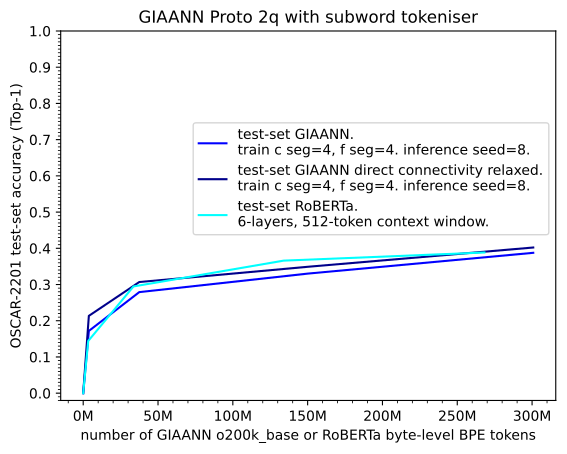

The Python source for this figure:
import matplotlib.pyplot as plt
import numpy as np
from matplotlib.ticker import AutoMinorLocator, FuncFormatter, MultipleLocator

x4 = np.array([0, 3778117, 37478755, 150184342, 300788029])
y4 = np.array([0, 0.1719163840689126, 0.27905393697863808, 0.33018453427065025, 0.38758075694942945])
x5 = np.array([0, 3778117, 37478755, 150184342, 300788029])
y5 = np.array([0, 0.21351085422906507, 0.306882596103864, 0.348994, 0.40220054951855246])

x6 = np.array([0, 3356675, 33596809, 133951027, 268177316])
y6 = np.array([0, 0.14418154878020287, 0.2946896313548088, 0.365966238629818, 0.3884571637511253])

l4, = plt.plot(x4, y4, color='blue', label='test-set GIAANN.\ntrain c seg=4, f seg=4. inference seed=8.')	#direct connectivity enforced
l5, = plt.plot(x5, y5, color='darkblue', label='test-set GIAANN direct connectivity relaxed.\ntrain c seg=4, f seg=4. inference seed=8.')
l6, = plt.plot(x6, y6, color='cyan', label='test-set RoBERTa.\n6-layers, 512-token context window.')

ax = plt.gca()
ax.xaxis.set_major_locator(MultipleLocator(50_000_000))
ax.xaxis.set_major_formatter(FuncFormatter(lambda value, _: f"{value / 1_000_000:g}M"))
ax.xaxis.set_minor_locator(AutoMinorLocator(5))  # Four minor ticks per 10M interval
plt.yticks(np.arange(0, 1.0+0.1, 0.1))
ax.yaxis.set_minor_locator(MultipleLocator(0.01))

plt.xlabel("number of GIAANN o200k_base or RoBERTa byte-level BPE tokens")
plt.ylabel("OSCAR-2201 test-set accuracy (Top-1)")
plt.title("GIAANN Proto 2q with subword tokeniser")

plt.legend(handles=[l4, l5, l6], loc='center right', bbox_to_anchor=(1.0, 0.6))

plt.savefig("protov2q-oscar-test-top1-accuracy-models-inferenceLeakyIntegrateAndFire-predictionConstraints.pdf", format="pdf", bbox_inches="tight")
plt.show()
